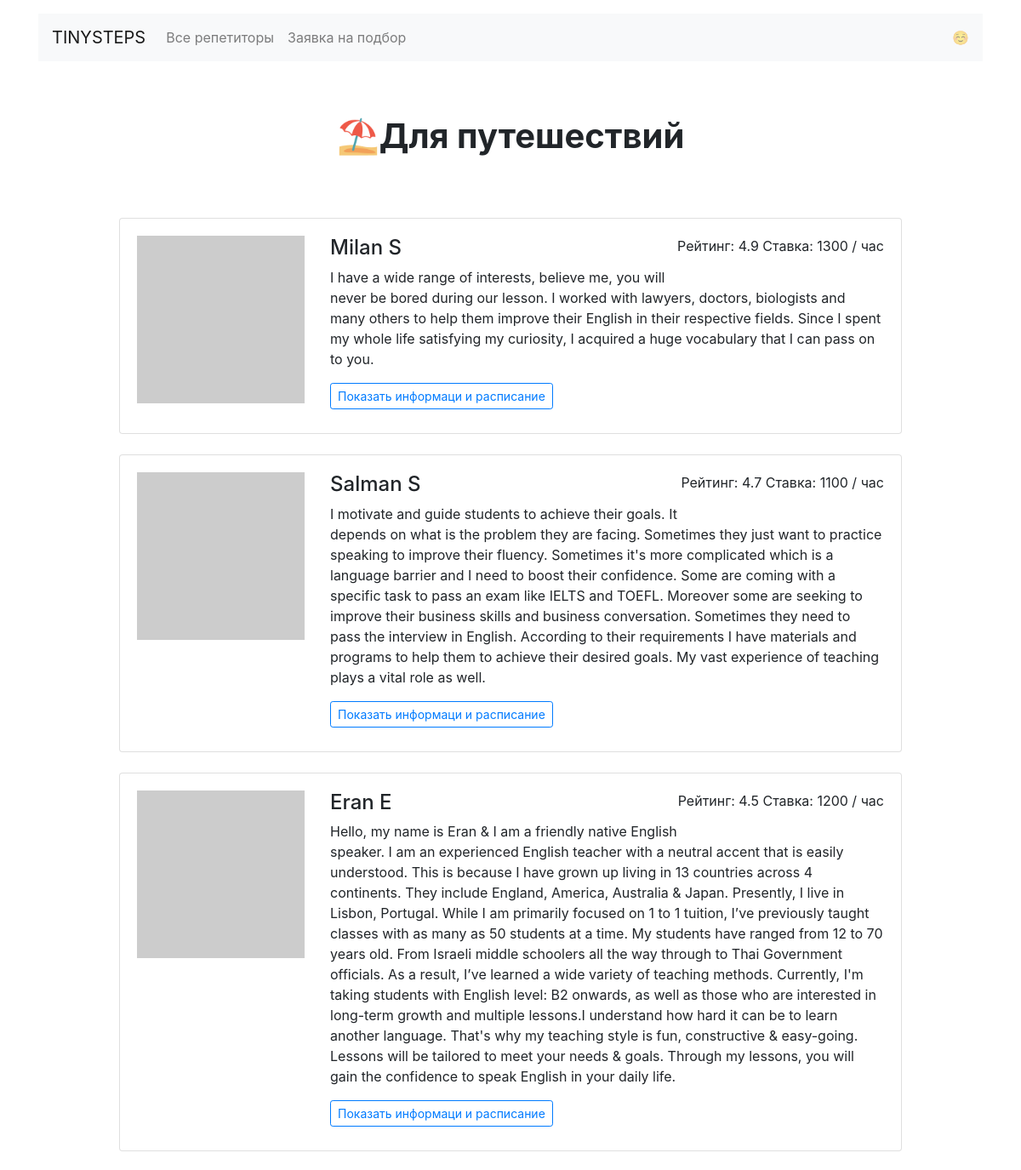
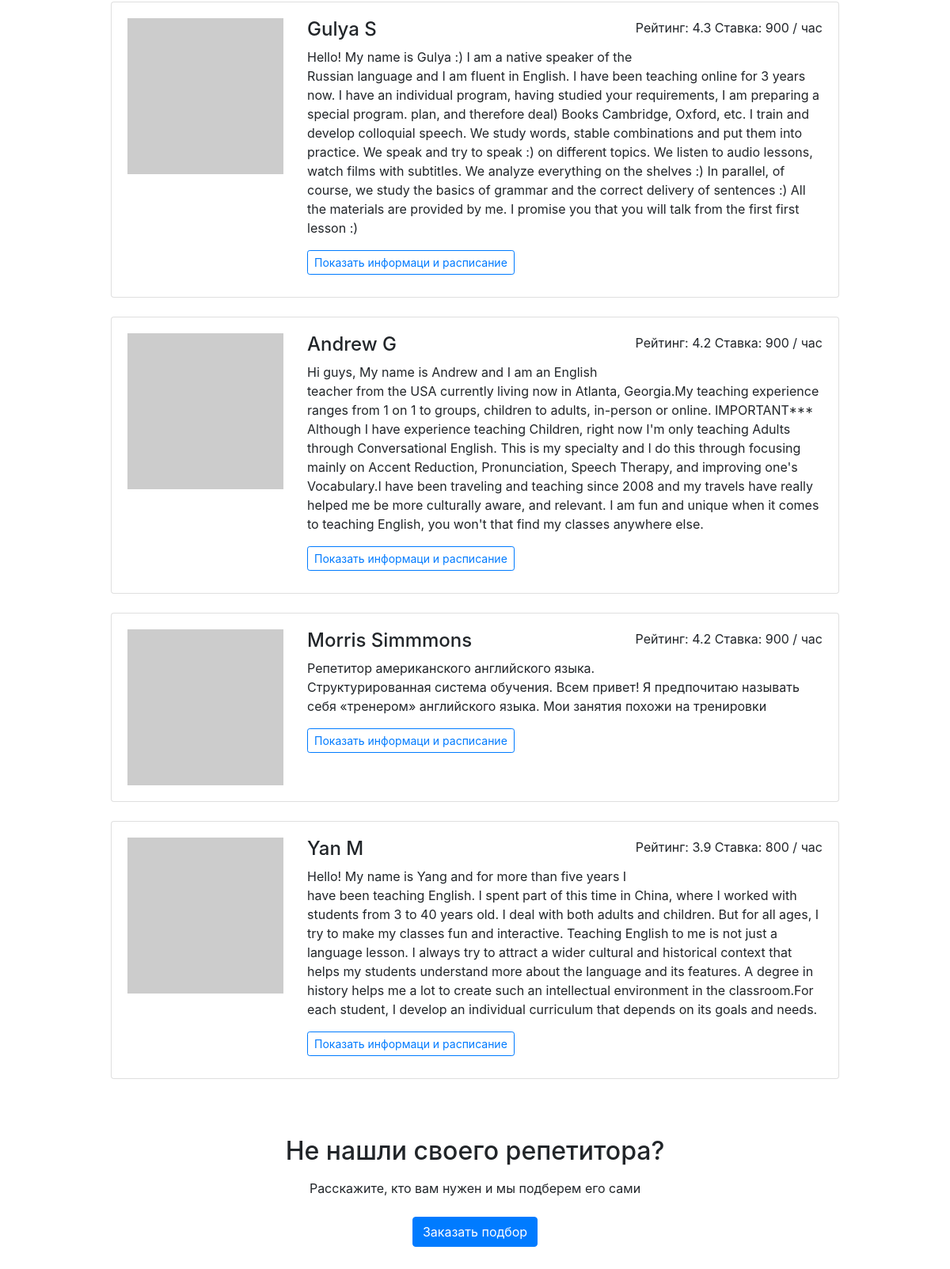
The page /goals/travel on the database its author committed (2 pictures, top to bottom).
### app.py (models this page shows, shortened)
class Goal(db.Model):
    __tablename__ = 'goals'
    id = db.Column(db.Integer, primary_key=True)
    name = db.Column(db.String(30), nullable=False)
    display_name = db.Column(db.String(30), nullable=False)
    tutors = db.relationship('Tutor', secondary=tutors_goals_association, back_populates='goals')

class Tutor(db.Model):
    __tablename__ = 'tutors'
    id = db.Column(db.Integer, primary_key=True)
    name = db.Column(db.String(30), nullable=False)
    about = db.Column(db.String(200), nullable=False)
    rating = db.Column(db.Float, nullable=False)
    picture = db.Column(db.String(256))
    price = db.Column(db.Integer, nullable=False)
    free = db.Column(db.String(), nullable=False)  # в виде строки будет json, который преобразуется в словарь
    bookings = db.relationship("Booking")  # у репетитора может быть несколько бронирований
    goals = db.relationship('Goal', secondary=tutors_goals_association, back_populates='tutors')

### app.py (the view)
@app.route('/goals/<string:goal>')
def render_goal(goal):
    goal_entity = db.session.query(Goal).filter(Goal.name == goal).first()
    goal_display_name = goal_entity.display_name
    tutors = goal_entity.tutors
    return render_template('goal.html', goal_display_name=goal_display_name, teachers=tutors)

### templates/goal.html
{% extends 'base.html' %}
{% block main %}
<main class="container mt-3">
    <h1 class="h1 text-center w-50 mx-auto mt-1 py-5 mb-4"><strong>{{ goal_display_name }}</strong></h1>
    <div class="row">
        <div class="col-12 col-lg-10 offset-lg-1 m-auto">
            {% for teacher in teachers|sort(attribute='rating', reverse=True) %}
                <div class="card mb-4">
                    <div class="card-body">
                        <div class="row">
                            <div class="col-3"><img src="{{ teacher.picture }}" class="img-fluid" alt=""></div>
                            <div class="col-9">
                                <p class="float-right">Рейтинг: {{ teacher.rating }} Ставка: {{ teacher.price }} / час</p>
                                <h2 class="h4">{{ teacher.name }}</h2>
                                <p>{{ teacher.about }}</p>
                                <a href="{{ url_for('render_profile', teacher_id=teacher.id) }}" class="btn btn-outline-primary btn-sm mr-3 mb-2">
                                    Показать информаци и расписание
                                </a>
                            </div>
                        </div>
                    </div>
                </div>
            {% endfor %}
        </div>
    </div>
    <h2 class="text-center mt-5 mb-3">Не нашли своего репетитора?</h2>
    <p class="text-center mb-4">Расскажите, кто вам нужен и мы подберем его сами</p>
    <div class="text-center pb-5">
        <a href="{{ url_for('render_request') }}" class="btn btn-primary">Заказать подбор</a>
    </div>
</main>
{% endblock %}

### rows shown on the page
Goal: display_name "⛱Для путешествий"
Tutor: rating "4.9", price "1300", name "Milan S", about "I have a wide range of interests, believe me, you will never be bored during our lesson. I worked with lawyers, doctors, biologists and many others to help them improve their English in their respective fields. Since I spent my whole life satisfying my curiosity, I acquired a huge vocabulary that I can pass on to you."
Tutor: rating "4.7", price "1100", name "Salman S", about "I motivate and guide students to achieve their goals. It depends on what is the problem they are facing. Sometimes they just want to practice speaking to improve their fluency. Sometimes it's more complicated which is a language barrier and I need to boost their confidence. Some are coming with a specific task to pass an exam like IELTS and TOEFL. Moreover some are seeking to improve their business skills and business conversation. Sometimes they need to pass the interview in English. According to their requirements I have materials and programs to help them to achieve their desired goals. My vast experience of teaching plays a vital role as well."
Tutor: rating "4.5", price "1200", name "Eran E", about "Hello, my name is Eran & I am a friendly native English speaker. I am an experienced English teacher with a neutral accent that is easily understood. This is because I have grown up living in 13 countries across 4 continents. They include England, America, Australia & Japan. Presently, I live in Lisbon, Portugal. While I am primarily focused on 1 to 1 tuition, I’ve previously taught classes with as many as 50 students at a time. My students have ranged from 12 to 70 years old. From Israeli middle schoolers all the way through to Thai Government officials. As a result, I’ve learned a wide variety of teaching methods. Currently, I'm taking students with English level: B2 onwards, as well as…"
Tutor: rating "4.3", price "900", name "Gulya S", about "Hello! My name is Gulya :) I am a native speaker of the Russian language and I am fluent in English. I have been teaching online for 3 years now. I have an individual program, having studied your requirements, I am preparing a special program. plan, and therefore deal) Books Cambridge, Oxford, etc. I train and develop colloquial speech. We study words, stable combinations and put them into practice. We speak and try to speak :) on different topics. We listen to audio lessons, watch films with subtitles. We analyze everything on the shelves :) In parallel, of course, we study the basics of grammar and the correct delivery of sentences :) All the materials are provided by me. I promise you…"
Tutor: rating "4.2", price "900", name "Andrew G", about "Hi guys, My name is Andrew and I am an English teacher from the USA currently living now in Atlanta, Georgia.My teaching experience ranges from 1 on 1 to groups, children to adults, in-person or online. IMPORTANT*** Although I have experience teaching Children, right now I'm only teaching Adults through Conversational English. This is my specialty and I do this through focusing mainly on Accent Reduction, Pronunciation, Speech Therapy, and improving one's Vocabulary.I have been traveling and teaching since 2008 and my travels have really helped me be more culturally aware, and relevant. I am fun and unique when it comes to teaching English, you won't that find my classes anywhere else."
Tutor: rating "4.2", price "900", name "Morris Simmmons", about "Репетитор американского английского языка. Структурированная система обучения. Всем привет! Я предпочитаю называть себя «тренером» английского языка. Мои занятия похожи на тренировки"
Tutor: rating "3.9", price "800", name "Yan M", about "Hello! My name is Yang and for more than five years I have been teaching English. I spent part of this time in China, where I worked with students from 3 to 40 years old. I deal with both adults and children. But for all ages, I try to make my classes fun and interactive. Teaching English to me is not just a language lesson. I always try to attract a wider cultural and historical context that helps my students understand more about the language and its features. A degree in history helps me a lot to create such an intellectual environment in the classroom.For each student, I develop an individual curriculum that depends on its goals and needs."
